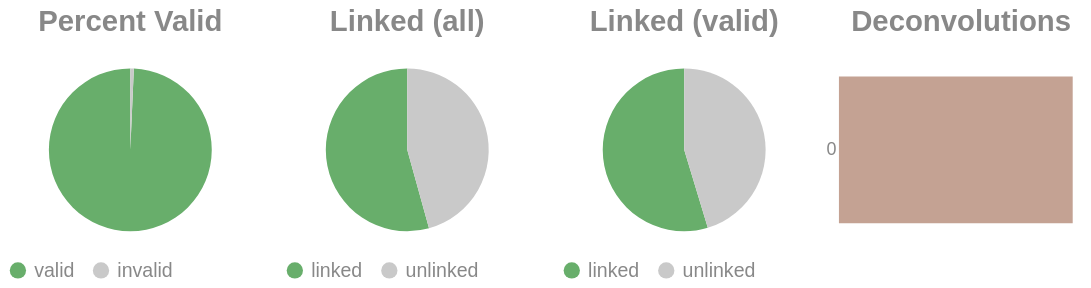

The notebook cell this image was saved under:
### Code cell
if SKIPLR:
    pass
else:
    clash = Counter()
    for i in valids['molecule'].to_list():
        _mol = i.split("-")
        if len(_mol) == 1:
            clash.update('0')
        else:
            clash.update(_mol[-1])

    _d = {"deconvolutions": [], 'count': []}
    for k,v in clash.items():
        _d['deconvolutions'].append(k)
        _d['count'].append(v)

    tot_valid = valids['reads'].sum()
    mask = valids['reads'] >= 2
    n_linked_reads = valids.filter(mask)['reads'].sum()
    if n_linked_reads == 0:
        print_html("No linked molecules (>=2 reads) were detected; skipping linked-only distributions.")
        SKIPLR = True
    else:
        perc_valid = round(tot_valid / n_reads, 4)
        linked_perc_abs = round(n_linked_reads / n_reads, 4)
        linked_perc = round(n_linked_reads / tot_valid, 4)

    _valid = pl.DataFrame({"valids": ['valid', 'invalid'], "count": [tot_valid, n_reads - tot_valid]})
    _linked_abs = pl.DataFrame({"linked (absolute)": ['linked', 'unlinked'], "count": [n_linked_reads, n_reads - n_linked_reads]})
    _linked_rel = pl.DataFrame({"linked (valids)": ['linked', 'unlinked'], "count": [n_linked_reads, tot_valid - n_linked_reads]})

    (
        alt.hconcat(
            piechart(_valid, goodval = 'valid', title = "Percent Valid"),
            piechart(_linked_abs, goodval = "linked", title =  "Linked (all)"),
            piechart(_linked_rel, goodval = "linked", title =  "Linked (valid)"),
            convolutionbar(pl.DataFrame(_d), title = "Deconvolutions"),
            center = True,
            bounds = 'flush'
        )
        .resolve_scale(color='independent')
        .resolve_legend('independent')
        .properties(usermeta={'embedOptions': {"actions": False}})
    ).display()

### Figure 1 — Vega-Lite specification as saved in the notebook (floating-point values rounded to 4 significant figures)
{"width": "container", "height": 400, "config": {"title": {"anchor": "start", "dy": -15, "fontSize": 18, "color": "#888888", "subtitleColor": "#888888", "subtitleFontSize": 14}, "arc": {"fill": "#0072B2"}, "axis": {"domainColor": "#888888", "domainWidth": 0.5, "gridWidth": 0.2, "grid": false, "titleFontWeight": 400, "titleFontSize": 15, "labelFontSize": 11, "labelColor": "#888888", "tickColor": "#888888", "tickWidth": 0.2, "titleColor": "#888888"}, "axisBand": {"grid": false}, "axisX": {"grid": true, "tickSize": 10, "domainCap": "round"}, "axisY": {"domain": false, "grid": true, "tickSize": 0, "domainCap": "round"}, "background": "transparent", "header": {"labelFontSize": 15, "labelColor": "#888888", "titleFontSize": 15, "titleFontWeight": 600, "titleColor": "#888888"}, "legend": {"labelFont": "sans-serif", "labelFontSize": 12, "labelColor": "#888888", "symbolSize": 100, "symbolType": "circle", "titleFontSize": 12, "titlePadding": 10, "titleColor": "#888888", "title": null}, "range": {"category": ["#E69F00", "#56B4E9", "#009E73", "#F0E442", "#0072B2", "#D55E00", "#CC79A7", "#000000"], "diverging": ["#cfe8f3", "#a2d4ec", "#73bfe2", "#46abdb", "#1696d2", "#12719e"]}, "area": {"fill": "#0072B2", "fillOpacity": 0.7, "line": true, "strokeOpacity": 0.7}, "line": {"color": "#0072B2", "stroke": "#0072B2", "strokeWidth": 2}, "trail": {"color": "#0072B2", "stroke": "#0072B2", "strokeWidth": 0, "size": 1}, "point": {"filled": true, "fillOpacity": 1.0, "size": 95}, "text": {"color": "#888888", "fontSize": 11, "align": "right", "fontWeight": 400, "size": 11}, "bar": {"fill": "#0072B2", "stroke": null}, "view": {"stroke": null, "continuousWidth": 660, "continuousHeight": 400}}, "hconcat": [{"data": {"name": "data-f7e9b17fbdc7181b1a130609ba367085"}, "mark": {"type": "arc"}, "encoding": {"color": {"field": "valids", "legend": {"orient": "bottom", "title": null}, "scale": {"domain": ["valid", "invalid"], "range": ["#68ae6b", "#C9C9C9"]}, "title": "Valids", "type": "nominal"}, "theta": {"field": "count", "type": "quantitative"}, "tooltip": [{"field": "valids", "title": "Valids", "type": "ordinal"}, {"field": "percent", "format": ".2%", "title": "Percent", "type": "quantitative"}, {"field": "count", "title": "Count", "type": "quantitative"}]}, "height": 100, "title": {"text": "Percent Valid", "align": "center", "anchor": "middle"}, "transform": [{"calculate": "datum.count / 11992964", "as": "percent"}], "width": 150}, {"data": {"name": "data-c56254247188cfc788ec95bbb2740014"}, "mark": {"type": "arc"}, "encoding": {"color": {"field": "linked (absolute)", "legend": {"orient": "bottom", "title": null}, "scale": {"domain": ["linked", "unlinked"], "range": ["#68ae6b", "#C9C9C9"]}, "title": "Linked (Absolute)", "type": "nominal"}, "theta": {"field": "count", "type": "quantitative"}, "tooltip": [{"field": "linked (absolute)", "title": "Linked (Absolute)", "type": "ordinal"}, {"field": "percent", "format": ".2%", "title": "Percent", "type": "quantitative"}, {"field": "count", "title": "Count", "type": "quantitative"}]}, "height": 100, "title": {"text": "Linked (all)", "align": "center", "anchor": "middle"}, "transform": [{"calculate": "datum.count / 11992964", "as": "percent"}], "width": 150}, {"data": {"name": "data-93d4efa25242e1f1182cb748ac0547b8"}, "mark": {"type": "arc"}, "encoding": {"color": {"field": "linked (valids)", "legend": {"orient": "bottom", "title": null}, "scale": {"domain": ["linked", "unlinked"], "range": ["#68ae6b", "#C9C9C9"]}, "title": "Linked (Valids)", "type": "nominal"}, "theta": {"field": "count", "type": "quantitative"}, "tooltip": [{"field": "linked (valids)", "title": "Linked (Valids)", "type": "ordinal"}, {"field": "percent", "format": ".2%", "title": "Percent", "type": "quantitative"}, {"field": "count", "title": "Count", "type": "quantitative"}]}, "height": 100, "title": {"text": "Linked (valid)", "align": "center", "anchor": "middle"}, "transform": [{"calculate": "datum.count / 11910002", "as": "percent"}], "width": 150}, {"data": {"name": "data-19e3d6e299982a0ec43463b063a000a5"}, "mark": {"type": "bar"}, "encoding": {"color": {"field": "deconvolutions", "legend": null, "scale": {"scheme": "lightgreyred"}, "type": "nominal"}, "tooltip": [{"field": "deconvolutions", "title": "Deconvolutions", "type": "ordinal"}, {"field": "percent", "format": ".2%", "title": "Percent", "type": "quantitative"}, {"field": "count", "title": "Count", "type": "quantitative"}], "x": {"axis": null, "field": "count", "type": "quantitative"}, "y": {"field": "deconvolutions", "sort": "ascending", "title": null, "type": "nominal"}}, "height": 100, "title": {"text": "Deconvolutions", "align": "center", "anchor": "middle"}, "transform": [{"calculate": "datum.count / 7653610", "as": "percent"}], "width": 150}], "bounds": "flush", "center": true, "resolve": {"legend": {"angle": "independent"}, "scale": {"color": "independent"}}, "usermeta": {"embedOptions": {"actions": false}}, "$schema": "https://vega.github.io/schema/vega-lite/v6.1.0.json", "datasets": {"data-f7e9b17fbdc7181b1a130609ba367085": [{"valids": "valid", "count": 11910002}, {"valids": "invalid", "count": 82962}], "data-c56254247188cfc788ec95bbb2740014": [{"linked (absolute)": "linked", "count": 6512910}, {"linked (absolute)": "unlinked", "count": 5480054}], "data-93d4efa25242e1f1182cb748ac0547b8": [{"linked (valids)": "linked", "count": 6512910}, {"linked (valids)": "unlinked", "count": 5397092}], "data-19e3d6e299982a0ec43463b063a000a5": [{"deconvolutions": "0", "count": 7653610}]}}
